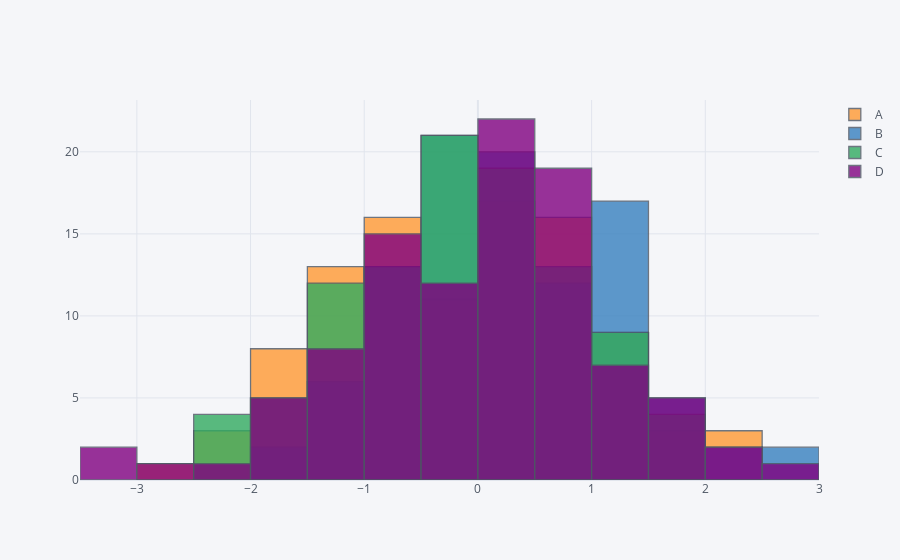

The notebook cell this image was saved under:
### Code cell
df.iplot(kind='hist', bins=20)
